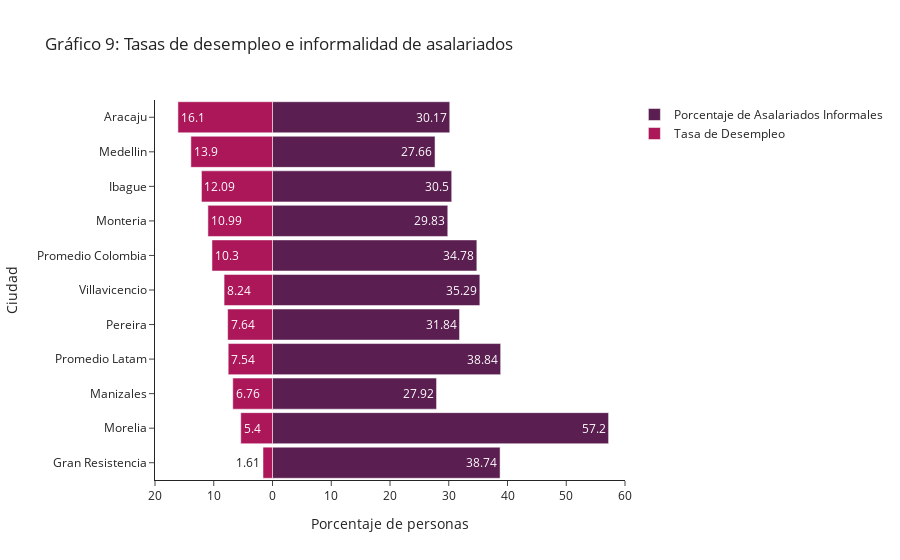

Source (notebook cell):
### Code cell
layout = go.Layout(yaxis=go.layout.YAxis(title='Ciudad'),
                   xaxis=go.layout.XAxis(
                       range=[-20, 60],
                       tickvals=[-20, -10, 0, 10, 20, 30, 40, 50 ,60],
                       ticktext=[20, 10, 0, 10, 20, 30, 40, 50, 60],
                       title='Porcentaje de personas'),
                    barmode='overlay',
                    bargap=0.1,
                    template="simple_white",
                   title='Gráfico 9: Tasas de desempleo e informalidad de asalariados'
                  )

data = [go.Bar(y=des.index,
               x=des['% Asalariados Informales Total'],
               orientation='h',
               name='Porcentaje de Asalariados Informales',
               text=np.round(des['% Asalariados Informales Total'].to_numpy(),2),
               hoverinfo='text',
               marker=dict(color=colors[4]),
                    #hoverlabel=dict(hover_data={act['dif']:':.2f'})
               ),
        go.Bar(y=des.index,
               x=des['Tasa de Desempleo (Total)'],
               orientation='h',
               name='Tasa de Desempleo',
               text= np.round(des['Tasa de Desempleo (Total)'].to_numpy() * -1,2),
               hoverinfo='text',
               marker=dict(color=colors[8])
               )]


fig = go.Figure(
                data=data,
                layout=layout
)

fig.write_html(file="informe/images/desempleo.html",full_html=False,include_plotlyjs='cdn')
fig.show()

### Figure 1 — Plotly figure (JSON) as saved in the notebook; plotly's stock layout.template omitted (floating-point values rounded to 4 significant figures)
{"data": [{"hoverinfo": "text", "marker": {"color": "#5a1e50"}, "name": "Porcentaje de Asalariados Informales", "orientation": "h", "text": [38.74, 57.2, 27.92, 38.84, 31.84, 35.29, 34.78, 29.83, 30.5, 27.66, 30.17], "type": "bar", "x": [38.74, 57.2, 27.92, 38.84, 31.84, 35.29, 34.78, 29.83, 30.5, 27.66, 30.17], "y": ["Gran Resistencia", "Morelia", "Manizales", "Promedio Latam", "Pereira", "Villavicencio", "Promedio Colombia", "Monteria", "Ibague", "Medellin", "Aracaju"]}, {"hoverinfo": "text", "marker": {"color": "#ac1759"}, "name": "Tasa de Desempleo", "orientation": "h", "text": [1.61, 5.4, 6.76, 7.54, 7.64, 8.24, 10.3, 10.99, 12.09, 13.9, 16.1], "type": "bar", "x": [-1.615, -5.405, -6.761, -7.541, -7.636, -8.242, -10.3, -10.99, -12.09, -13.9, -16.1], "y": ["Gran Resistencia", "Morelia", "Manizales", "Promedio Latam", "Pereira", "Villavicencio", "Promedio Colombia", "Monteria", "Ibague", "Medellin", "Aracaju"]}], "layout": {"autosize": true, "bargap": 0.1, "barmode": "overlay", "title": {"text": "Gráfico 9: Tasas de desempleo e informalidad de asalariados"}, "xaxis": {"range": [-20, 60], "ticktext": [20, 10, 0, 10, 20, 30, 40, 50, 60], "tickvals": [-20, -10, 0, 10, 20, 30, 40, 50, 60], "title": {"text": "Porcentaje de personas"}, "type": "linear"}, "yaxis": {"autorange": true, "range": [-0.5, 10.5], "title": {"text": "Ciudad"}, "type": "category"}}}
